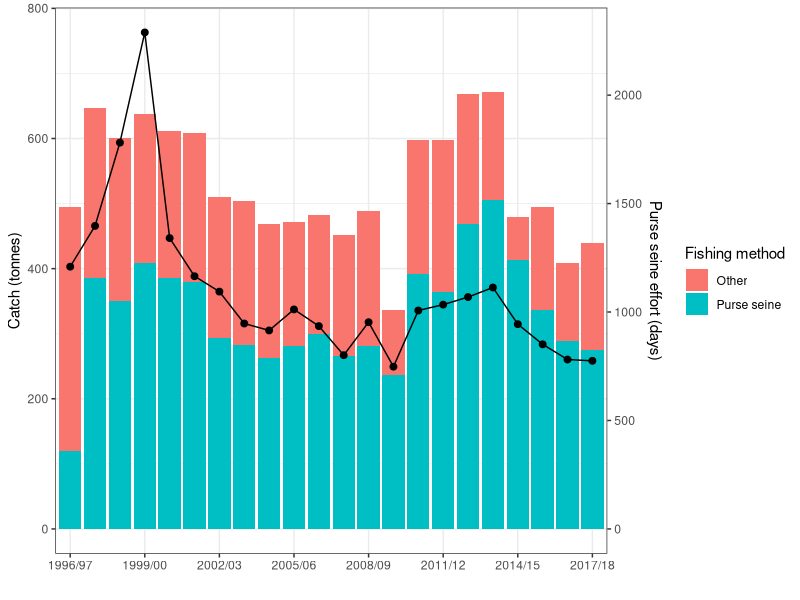
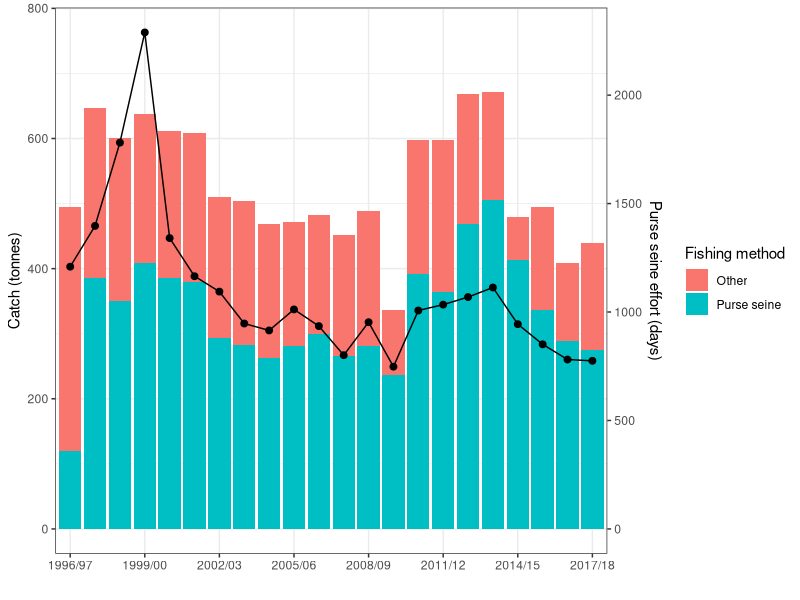

These figures' R source, in order:
# CREATED   6 Feb 2020
# MODIFIED  6 Feb 2020

# PURPOSE plot fisheries statistics

# Read the data
#total.catch = read.csv("../Data/NSW yellowtail scad total catch data.csv")
#PurseSeine.catch.effort = read.csv("../Data/NSW yellowtail scad Purse Seine catch and effort data.csv")
catch.effort = read.csv("../Data/NSW yellowtail scad catch and effort.csv")

# Format the data into a data.frame
my.df = with(catch.effort, data.frame(year = Year, 'Fishing method' = "Purse seine", catch = purseseine))
my.df = rbind(my.df,
               with(catch.effort, data.frame(year = Year, 'Fishing method' = "Other", catch = Total - purseseine)))

# re-order factors
my.df$Fishing.method = factor(my.df$Fishing.method, levels = c("Other", "Purse seine"))

# Plot
library(ggplot2)

my.p = ggplot(data = my.df) +
       geom_bar(aes(year, catch, fill = Fishing.method), stat = "identity") +
       theme_bw() + xlab("") + ylab("Catch (tonnes)") + scale_fill_discrete(name = "Fishing method") +
       scale_x_discrete( breaks = unique(my.df$year)[c(TRUE,FALSE,FALSE)],
                         labels = unique(my.df$year)[c(TRUE,FALSE,FALSE)]) +
       geom_point(data = catch.effort, aes(Year, PSdays/3), size = 2.0) +
       geom_line(data = catch.effort, aes(x = Year, y = PSdays/3, group = 1)) +
       scale_y_continuous(sec.axis = sec_axis(trans=~ . * 3,
                                         name = 'Purse seine effort (days)'))
 

       
plot(my.p)

png("Results/Graphics/CatchAndEffortVariations.png", width = 800, height = 480)
plot(my.p)
dev.off()


# #postscript("Results/Graphics/CatchAndEffortVariations.ps")
# png("Results/Graphics/CatchAndEffortVariations.png", width = 800, height = 480)
# #par(fg = "black", col.main = "black", col.axis = "black", col.lab = "black", cex = 1.5, cex.lab = 2, cex.axis = 1.5, cex.main = 2.5, mai = c(1.2, 1.8, 1.02, 1.5), mgp = c(4, 1, 0))



# par(mfrow=c(1,2))
# par(mai = c(0.6, 1, 0.5, 1.5), mgp = c(4, 1, 0))

# mp <- with(catch, barplot(t(1e-3 * Catch.in.kg), las = 1, beside = T, border = "lightgrey", col = "lightgrey",
#                         ylab = "Catch (tonnes)", ylim = c(0, 120), axes = FALSE, xlab = ""))

# axis(side = 1, at = mp, label = catch$Year)
# axis(side = 2, at = seq(0, 100, 20), label = seq(0,100,20), las = 1)

# with(effort, lines(mp, Effort.in.days / 10, type = "b", pch = 19))
# #lines(mp, catch$Catch.in.kg / effort$Effort.in.days / 3, type = "b", pch = 15)


# #with(tmp, lines(mp, .5e3 * Catch/Effort, type = "b", pch = 19, col = "black"))
# #lines(mp, .5e3 * tmmp2[,1]/tmmp[,1], type = "b", pch = 15, col = "black")
# #lines(mp, .5e3 * tmmp2[,2]/tmmp[,2], type = "b", pch = 17, col = "black")

# axis(side = 4, at = seq(0, 100, 20), label = seq(0, 1000, 200), las = 1)
# mtext(expression(paste("Effort (", boat.days^-1, ")", sep = "")), side=4,line=3)
# box()
# #abline( h = seq(0,3e4, 5e3), lty = 2, col = "grey")
# legend(21, 115, legend = c("Catch", "Effort"), col = c("lightgrey", "black"), pch = c(15,19), cex = 1, bg = "white")

# ## Plot CPUE
# par(mai = c(0.6, 1, 0.5, 0.5), mgp = c(4, 1, 0))
# plot( 1:length(catch$Year), catch$Catch.in.kg/effort$Effort.in.days,
#       pch = 19,
#       xlab = "Fishing year", ylab = "Catch per unit effort (kg/boat-day)",
#       las = 1, axes = FALSE, ylim = c(0,350));

# axis(1, at = seq(1, length(catch$Year))[c(TRUE,FALSE,FALSE)], catch$Year[c(TRUE,FALSE,FALSE)]);
# axis(2, las = 1);
# box();

# abline(h = seq(0,300,50), col = "lightgrey")

# dev.off()
